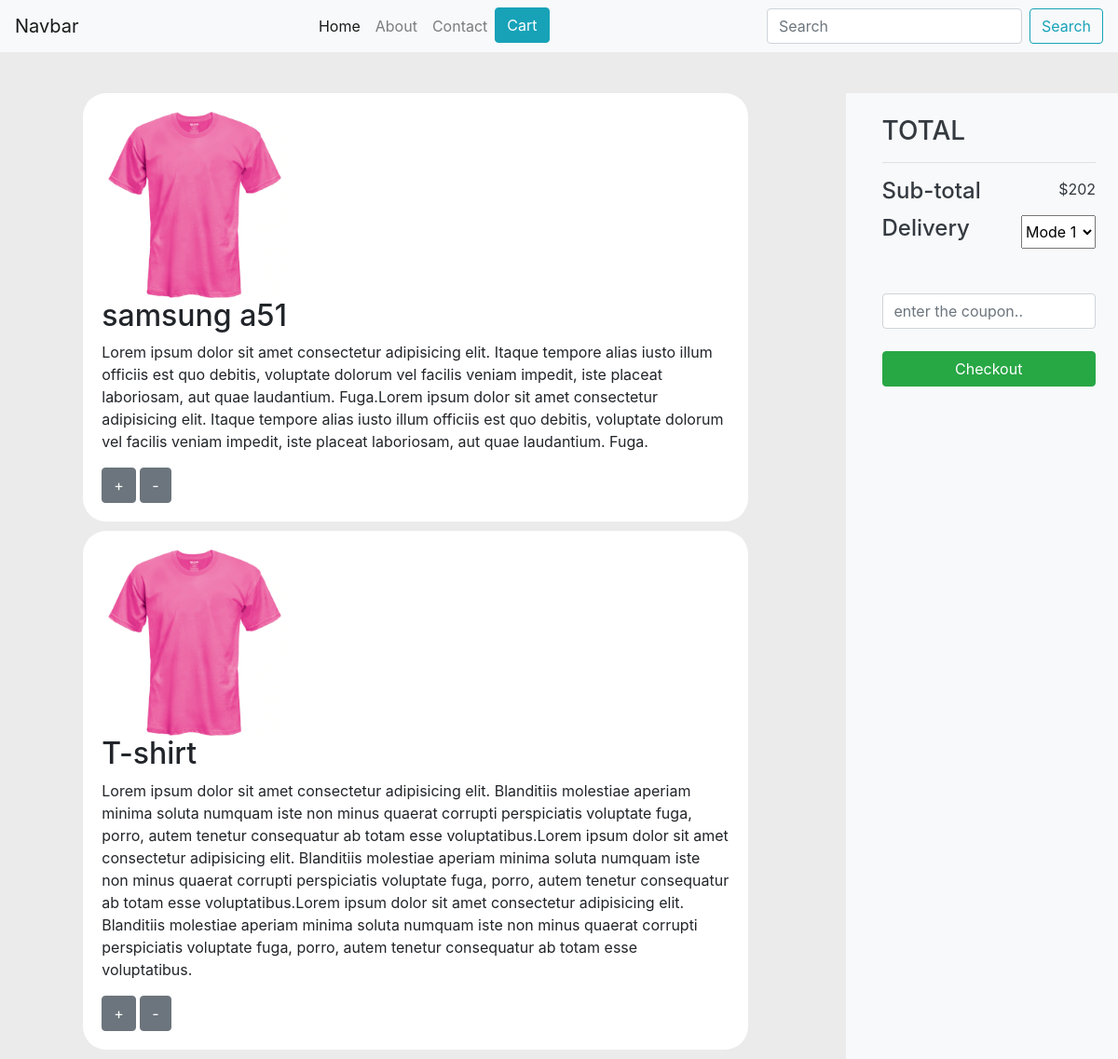
Screenshot of /shop/cart/ (signed in) with the database file from the repository.
### product/models.py (models this page shows, shortened)
class OrderProduct(models.Model):
    user = models.ForeignKey(User, on_delete=models.CASCADE)
    product = models.ForeignKey(ProductModel, on_delete=models.CASCADE)
    ordered = models.BooleanField(default=False)
    quantity = models.IntegerField(default=1)
    def get_total_item_price(self):
        return self.quantity * self.product.price
    def get_final_price(self):
        if self.product.discount_price:
            return self.get_total_discount_item_price()
        else:
            return self.get_total_item_price()

class ProductModel(models.Model):
    title           = models.CharField(max_length=255, blank=False)
    description     = models.TextField()
    price           = models.IntegerField(blank=False)
    discount_price  = models.IntegerField(null=True,blank=True)
    date            = models.DateTimeField(auto_now_add=True)
    image           = models.ImageField(upload_to=productImage)
    class Meta:
        ordering = ['-date']

class Order(models.Model):
    user = models.ForeignKey(User, on_delete=models.CASCADE)
    orders = models.ManyToManyField(OrderProduct)
    ordered = models.BooleanField(default=False)
    def get_total(self):
        price = 0
        for order_item in self.orders.all():
            price += order_item.get_final_price()
        return price

### product/views.py (the view)
# urls.py: path('cart/', views.Cart.as_view(), name='cart'),
class Cart(View):
    def get(self, request):
        model = Order.objects.get(user=request.user, ordered=False)
        context = {
            'item_list': model.orders.all(),
            'total': model.get_total
        }
        return render(request, 'product/cart.html', context)

### product/templates/product/cart.html (shortened to what this page needs)
{% extends 'core/base.html' %}
{% load static %}
{% block 'header' %}
<nav class="navbar navbar-expand-lg navbar-light bg-light position-fixed w-100">
    <a class="navbar-brand" href="#">Navbar</a>
    <div class="collapse navbar-collapse" id="navbarTogglerDemo02">
      <ul class="navbar-nav mr-auto mt-2 mt-lg-0 mx-auto">
        <li class="nav-item active">
          <a class="nav-link" href="{% url 'core:home' %}">Home <span class="sr-only">(current)</span></a>
        </li>
        <li class="nav-item">
          <a class="nav-link about-link" href="{% url 'core:home' %}">About</a>
        </li>
        <li class="nav-item">
          <a class="nav-link" href="{% url 'core:home' %}">Contact</a>
        </li>
        <li class="nav-item">
          <a class="btn btn-info" href="{% url 'product:cart' %}">Cart</a>
          </li>
      </ul>
      <form class="form-inline my-2 my-lg-0">
        <input class="form-control mr-sm-2" type="search" placeholder="Search">
        <button class="btn btn-outline-info my-2 my-sm-0" type="submit">Search</button>
      </form>
    </div>
  </nav>
{% endblock %}
{% block 'content' %}
<div class="containe" style="position: relative; top: 100px;">
  <div class="row">
    <div class="col-sm-9">
      <div class="layers">
        {% for item in item_list %}
        <div class="item">
          <img src="{{ item.product.image.url }}" alt="item.product.image.filename">
          <h2>{{ item.product.title }}</h2>
          <p>{{ item.product.description }}</p>
          <a class="btn btn-secondary" href="{% url 'product:add_to_cart' item.product.id %}">+</a>
          <a class="btn btn-secondary" href="{% url 'product:remove_from_cart' item.product.id %}">-</a>
        </div>
        {% endfor %}
      </div>
    </div>
    <div class="col-sm-3 bg-light">
      <div class="checkoutinfo text-dark p-4">
        <h3>TOTAL</h3>
        <hr>
        <div class="info-total d-flex" style="justify-content: space-between;">
          <h4>Sub-total</h4>
          <p>${{ total }}</p>
        </div>
        <div class="info-delivery d-flex" style="justify-content: space-between;">
          <h4>Delivery</h4>
          <select name="delivery-mode" id="delivery-items">
            <option value="delivery option one">Mode 1</option>
          </select>
        </div>
        <form action="#" class="form my-5">
          <input type="text" placeholder="enter the coupon.." class="form-control"><br>
          <button class="btn btn-success w-100">Checkout</button>
        </form>
      </div>
    </div>
  </div>
</div>
{% endblock %}

### core/static/css/style.css (style rules this page uses)
.navbar { z-index: 99; }

### product/templates/product/cart.html (style rules this page uses)
body { background-color: rgb(235, 235, 235); overflow-x: hidden; }
.layers .item { background: #fff; width: 80%; margin: auto; border-radius: 25px; margin-bottom: 10px; padding: 20px; }
.layers .item img { border-radius: 25px; width: 200px; }

### rows the page displays
OrderProduct: product.image (picture), product "samsung a51", product.description "Lorem ipsum dolor sit amet consectetur adipisicing elit. Itaque tempore alias iusto illum officiis est quo debitis, voluptate dolorum vel facilis veniam impedit, iste placeat laboriosam, aut quae laudantium. Fuga.Lorem ipsum dolor sit amet consectetur adipisicing elit. Itaque tempore alias iusto illum officiis est quo debitis, voluptate dolorum vel facilis veniam impedit, iste placeat laboriosam, aut quae laudantium. Fuga."
OrderProduct: product.image (picture), product "T-shirt", product.description "Lorem ipsum dolor sit amet consectetur adipisicing elit. Blanditiis molestiae aperiam minima soluta numquam iste non minus quaerat corrupti perspiciatis voluptate fuga, porro, autem tenetur consequatur ab totam esse voluptatibus.Lorem ipsum dolor sit amet consectetur adipisicing elit. Blanditiis molestiae aperiam minima soluta numquam iste non minus quaerat corrupti perspiciatis voluptate fuga, porro, autem tenetur consequatur ab totam esse voluptatibus.Lorem ipsum dolor sit amet consectetur adipisicing elit. Blanditiis molestiae aperiam minima soluta numquam iste non minus quaerat corrupti perspiciatis voluptate fuga, porro, autem tenetur consequatur ab totam esse voluptatibus."
Order: id.price "202"
